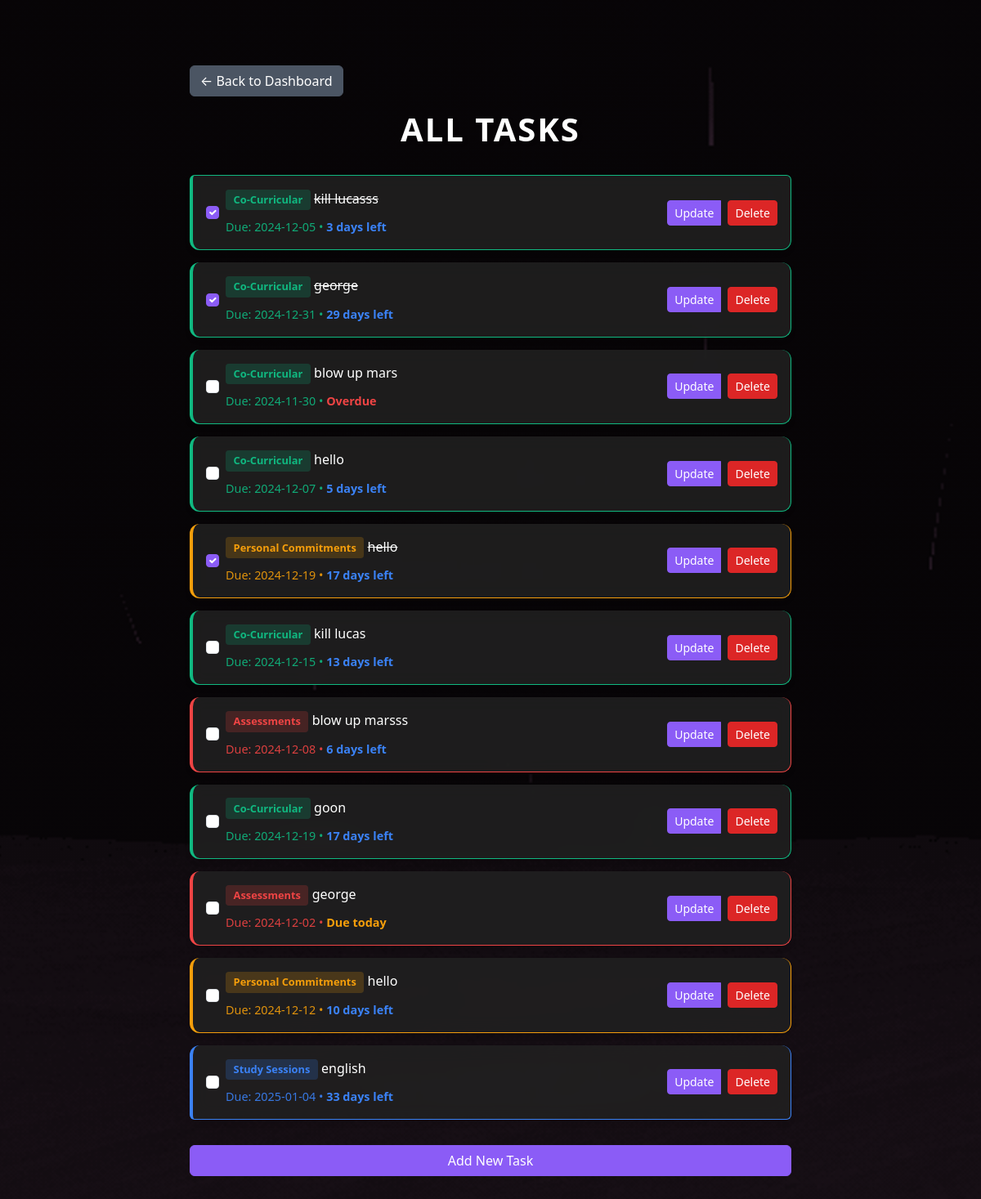
Before: /all_todos (signed in) with the older database file.
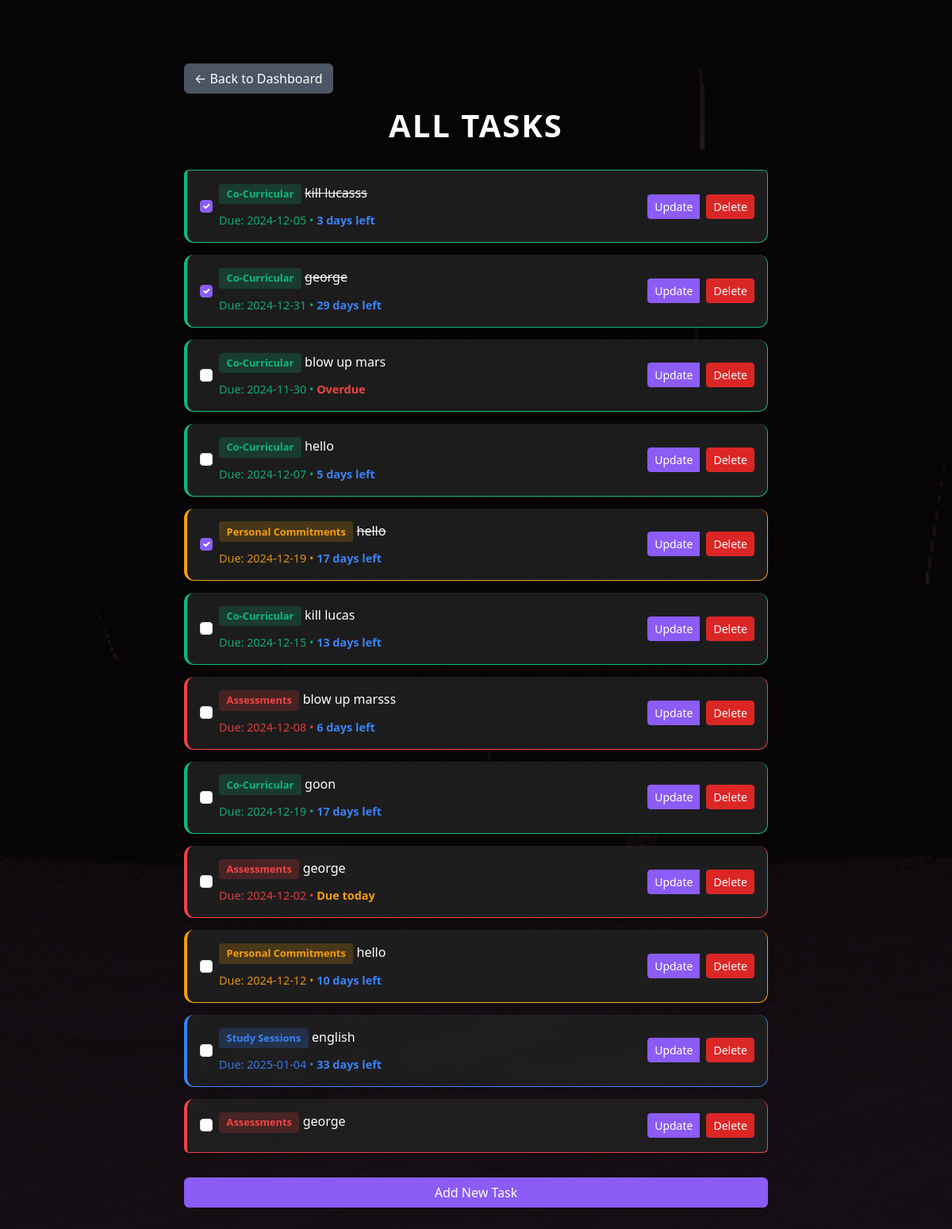
After: the same page with the newer database file.
### flask_app/setup_db.py (models this page shows)
class ToDo(Base):
    __tablename__ = 'todo'
    id = Column(Integer, primary_key=True)
    task = Column(String, nullable=False)
    category = Column(String, nullable=False)
    completed = Column(Boolean, default=False)
    due_date = Column(DateTime, nullable=True)
    user_id = Column(Integer, ForeignKey('users.id'), nullable=False)
    user = relationship('User', back_populates='todos')

### flask_app/app.py (the view)
@app.route('/all_todos')
def all_todos():
    if "user_id" not in session:
        flash("Please log in to view todos.", "warning")
        return redirect('/login')
    user_id = session["user_id"]
    todos = db_session.query(ToDo).filter_by(user_id=user_id).all()
    return render_template('all_todos.html', todos=todos)

### flask_app/app.py (called while the page is built)
def calculate_days(due_date):
    if not due_date:
        return None
    today = datetime.now().date()
    days_remaining = (due_date.date() - today).days
    if days_remaining < 0:
        return 'Overdue'
    elif days_remaining == 0:
        return 'Due today'
    else:
        return f'{days_remaining} days left'

### flask_app/templates/all_todos.html (shortened to what this page needs)
<!DOCTYPE html>
<html lang="en">
<head>
    <link href="https://cdn.jsdelivr.net/npm/bootstrap@5.3.0-alpha3/dist/css/bootstrap.min.css" rel="stylesheet">
</head>
<body>
    <div class="container mt-5">
        <a href="{{ url_for('dashboard') }}" class="btn btn-secondary mb-3">← Back to Dashboard</a>
        <h1>All Tasks</h1>
        <div class="mt-4">
            {% if todos %}
                <ul class="list-group">
                    {% for todo in todos %}
                    <li class="list-group-item category-{{ todo.category.replace(' ', '-') }} d-flex justify-content-between align-items-center">
                        <div class="d-flex align-items-center">
                            <form action="{{ url_for('toggle_todo', todo_id=todo.id) }}" method="POST" class="d-inline me-2">
                                <input type="checkbox" class="form-check-input" onchange="this.form.submit()"
                                       {% if todo.completed %}checked{% endif %}>
                            </form>
                            <div>
                                <div class="category-label category-label-{{ todo.category.replace(' ', '-') }}">
                                    {{ todo.category }}
                                </div>
                                <span {% if todo.completed %}class="text-decoration-line-through"{% endif %}>{{ todo.task }}</span>
                                {% if todo.due_date %}
                                    <br>
                                    <small class="text-muted due-date">
                                        Due: {{ todo.due_date.strftime('%Y-%m-%d') }}
                                        {% set days = calculate_days(todo.due_date) %}
                                        {% if days %}
                                            • <span class="{% if days == 'Overdue' %}text-danger{% elif days == 'Due today' %}text-warning{% else %}text-info{% endif %}">
                                                {{ days }}
                                            </span>
                                        {% endif %}
                                    </small>
                                {% endif %}
                            </div>
                        </div>
                        <div class="btn-group">
                            <a href="{{ url_for('update_todo', todo_id=todo.id) }}" class="btn btn-sm btn-primary me-2">Update</a>
                            <form action="{{ url_for('delete_todo', todo_id=todo.id) }}" method="POST" class="d-inline">
                                <button type="submit" class="btn btn-sm btn-danger">Delete</button>
                            </form>
                        </div>
                    </li>
                    {% endfor %}
                </ul>
            {% else %}
                <p class="text-center">No tasks found.</p>
            {% endif %}
        </div>
        <div class="mt-3">
            <a href="{{ url_for('add_todo') }}" class="btn btn-primary w-100 btn-add-task">Add New Task</a>
        </div>
    </div>
</body>
</html>

Changed rows visible on the page:
added ToDo: category "Assessments", task "george"
